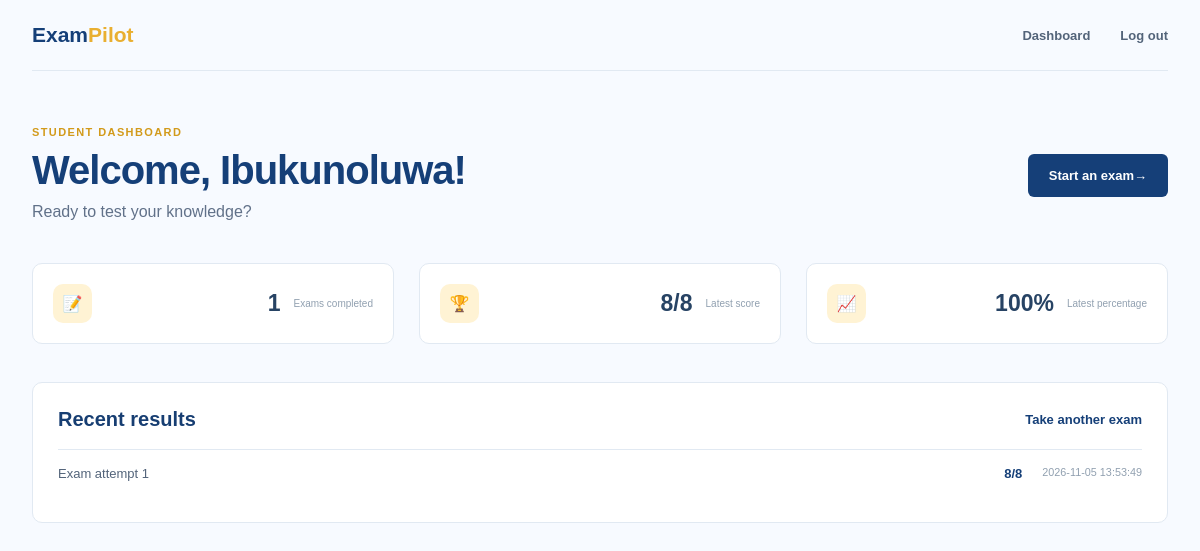
/dashboard (signed in), run on the app's committed database.
### tables this page shows
CREATE TABLE attempts (
                id INTEGER PRIMARY KEY AUTOINCREMENT,
                student_id INTEGER NOT NULL,
                score INTEGER NOT NULL,
                total INTEGER NOT NULL,
                completed_at TIMESTAMP DEFAULT CURRENT_TIMESTAMP,
                FOREIGN KEY(student_id) REFERENCES students(id)
            );

### app.py (the view)
@app.route("/dashboard")
@login_required
def dashboard():
    with get_db() as connection:
        attempts = connection.execute(
            "SELECT * FROM attempts WHERE student_id = ? ORDER BY completed_at DESC",
            (session["student_id"],),
        ).fetchall()
    return render_template("dashboard.html", attempts=attempts)

### app.py (called while the page is built)
def get_db():
    connection = sqlite3.connect(DATABASE)
    connection.row_factory = sqlite3.Row
    return connection

def login_required(view):
    @wraps(view)
    def wrapped(*args, **kwargs):
        if "student_id" not in session:
            flash("Please log in to continue.", "error")
            return redirect(url_for("login", next=request.path))
        return view(*args, **kwargs)
    return wrapped

### templates/dashboard.html (shortened to what this page needs)
<!DOCTYPE html>
<html lang="en">
<head>
    <link rel="stylesheet" href="{{ url_for('static', filename='dashboard.css') }}">
</head>
<body>
    <header class="app-header">
        <a class="brand" href="/">Exam<span class="brand-accent">Pilot</span></a>
        <nav><a href="{{ url_for('dashboard') }}">Dashboard</a><a href="{{ url_for('logout') }}">Log out</a></nav>
    </header>
    <main class="dashboard">
        <section class="welcome-block">
            <div><p class="eyebrow">STUDENT DASHBOARD</p><h1>Welcome, {{ session.student_name.split()[0] }}!</h1><p class="muted">Ready to test your knowledge?</p></div>
            <a class="button" href="{{ url_for('exam') }}">Start an exam <span aria-hidden="true">&rarr;</span></a>
        </section>
        <section class="dashboard-grid">
            <article class="stat-card"><span class="feature-icon">&#128221;</span><strong>{{ attempts|length }}</strong><small>Exams completed</small></article>
            <article class="stat-card"><span class="feature-icon">&#127942;</span><strong>{% if attempts %}{{ attempts[0].score }}/{{ attempts[0].total }}{% else %}--{% endif %}</strong><small>Latest score</small></article>
            <article class="stat-card"><span class="feature-icon">&#128200;</span><strong>{% if attempts %}{{ ((attempts[0].score / attempts[0].total) * 100)|round|int }}%{% else %}--{% endif %}</strong><small>Latest percentage</small></article>
        </section>
        <section class="panel">
            <div class="panel-heading"><h2>Recent results</h2><a href="{{ url_for('exam') }}">Take another exam</a></div>
            {% if attempts %}
                <div class="result-list">{% for attempt in attempts %}<a class="result-row" href="{{ url_for('result', attempt_id=attempt.id) }}"><span>Exam attempt {{ loop.index }}</span><strong>{{ attempt.score }}/{{ attempt.total }}</strong><small>{{ attempt.completed_at }}</small></a>{% endfor %}</div>
            {% else %}<p class="empty-state">You have not completed an exam yet. Start your first attempt today.</p>{% endif %}
        </section>
    </main>
</body>
</html>

### static/dashboard.css (style rules this page uses)
* { box-sizing: border-box; margin: 0; padding: 0; }
:root { font-family: Arial, sans-serif; color: #142b4a; background: #f7faff; }
body { background: #f7faff; }
a { color: inherit; text-decoration: none; }
.app-header, main { width: min(1180px, calc(100% - 64px)); margin: auto; }
.app-header { display: flex; align-items: center; justify-content: space-between; padding: 23px 0; border-bottom: 1px solid #e1e9f2; }
.brand { color: #153f78; font-size: 21px; font-weight: 800; }
.brand-accent { color: #e9af31; }
nav { display: flex; gap: 30px; color: #53647a; font-size: 13px; font-weight: 600; }
nav a:hover, .panel-heading a { color: #153f78; }
.dashboard { padding: 55px 0; }
.welcome-block, .panel-heading { display: flex; align-items: center; justify-content: space-between; gap: 20px; }
.eyebrow { color: #d29a1b; font-size: 11px; font-weight: 800; letter-spacing: 1.4px; }
h1 { margin: 10px 0 5px; color: #153f78; font-size: 40px; letter-spacing: -1px; }
.muted { color: #617189; line-height: 1.7; }
.button { display: inline-flex; padding: 14px 21px; border-radius: 6px; background: #153f78; color: #fff; font-size: 13px; font-weight: 700; }
.dashboard-grid { display: grid; grid-template-columns: repeat(3, 1fr); gap: 25px; margin: 38px 0; }
.stat-card, .panel { border: 1px solid #e1e9f2; border-radius: 10px; background: #fff; }
.stat-card { display: flex; align-items: center; gap: 13px; padding: 20px; }
.feature-icon { display: grid; width: 39px; height: 39px; place-items: center; border-radius: 10px; background: #fff3d4; color: #d39c20; }
.stat-card strong { margin-left: auto; color: #274364; font-size: 23px; }
.stat-card small { color: #91a0b0; font-size: 10px; }
.panel { padding: 25px; }
.panel-heading h2 { color: #173e72; font-size: 20px; }
.panel-heading a { font-size: 13px; font-weight: 700; }
.result-list { margin-top: 18px; }
.result-row { display: grid; grid-template-columns: 1fr auto auto; gap: 20px; padding: 16px 0; border-top: 1px solid #e1e9f2; color: #53647a; font-size: 13px; }
.result-row strong { color: #153f78; }
.result-row small, .empty-state { color: #91a0b0; }

### data on the page
attempts: score "8", total "8", ((attempts[0].score/attempts[0].total)*100)|round|int "100", completed_at "2026-11-05 13:53:49"

### other printed values
{{ session.student_name.split()[0] }} "Ibukunoluwa"
{{ attempts|length }} "1"
